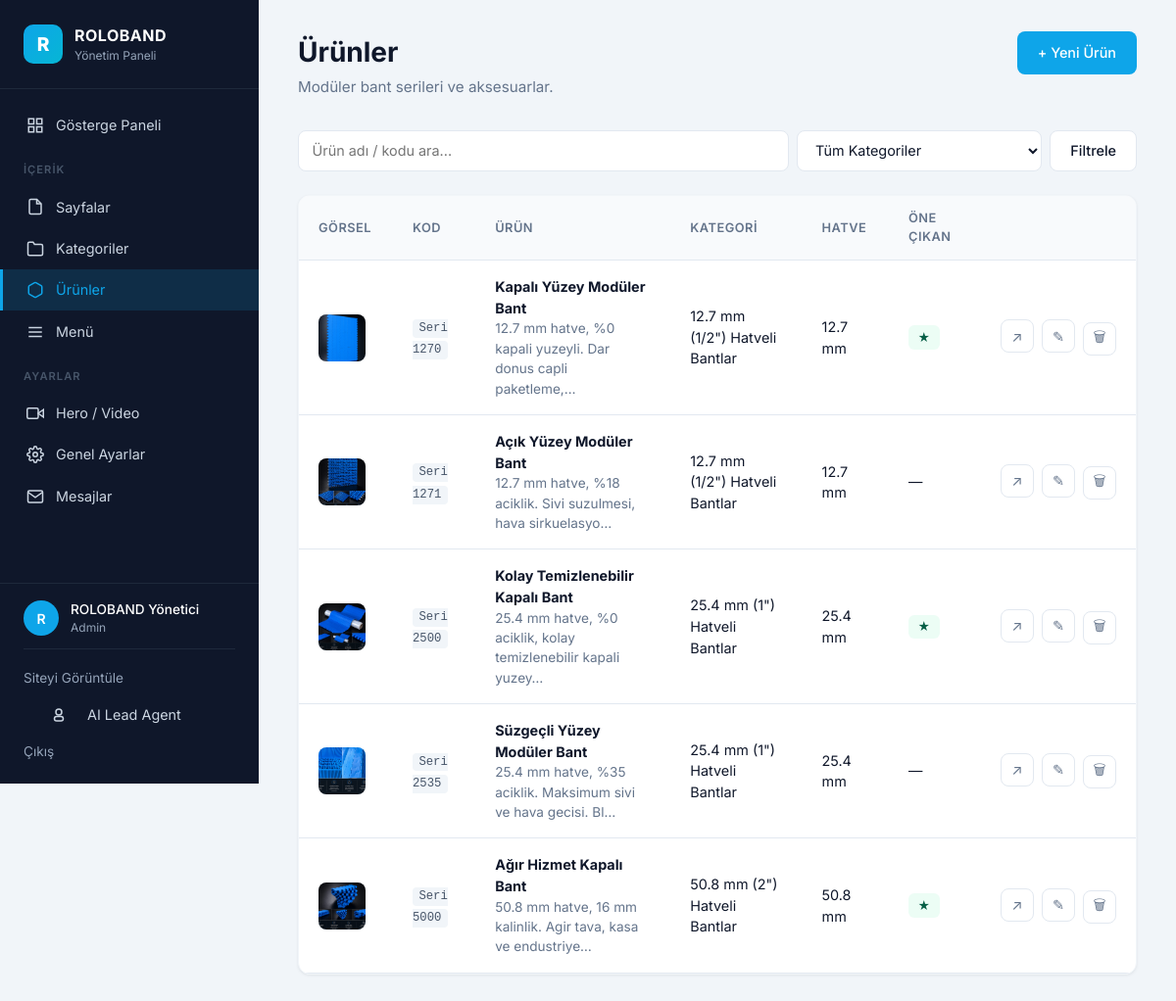
The page /admin/products (signed in) on the database its author committed.
### app/models.py (models this page shows, shortened)
class AdminUser(db.Model, UserMixin):
    __tablename__ = "admin_users"
    id = db.Column(db.Integer, primary_key=True)
    email = db.Column(db.String(120), unique=True, nullable=False, index=True)
    full_name = db.Column(db.String(120), nullable=False, default="Yönetici")
    password_hash = db.Column(db.String(255), nullable=False)
    role = db.Column(db.String(20), default="admin")  # admin | editor
    is_active = db.Column(db.Boolean, default=True)
    last_login = db.Column(db.DateTime)
    created_at = db.Column(db.DateTime, default=datetime.utcnow)

class Product(db.Model):
    __tablename__ = "products"
    id = db.Column(db.Integer, primary_key=True)
    category_id = db.Column(
        db.Integer, db.ForeignKey("product_categories.id"), nullable=False, index=True
    )
    name = db.Column(db.String(200), nullable=False)
    code = db.Column(db.String(80), index=True)  # ör. "Seri 1270"
    slug = db.Column(db.String(220), unique=True, nullable=False, index=True)
    short_description = db.Column(db.String(400))
    description = db.Column(db.Text)  # CKEditor
    usage_areas = db.Column(db.Text)  # CKEditor
    description_en = db.Column(db.Text)
    usage_areas_en = db.Column(db.Text)
    pitch_mm = db.Column(db.Float)            # 12.7
    thickness_mm = db.Column(db.Float)        # 10
    pin_diameter_mm = db.Column(db.Float)     # 5
    open_area_pct = db.Column(db.Float)       # 0 / 18 / 35
    surface_type = db.Column(db.String(80))   # Kapalı / Açık / Süzgeçli
    materials = db.Column(db.String(200))     # POM, PP, PE
    temp_min = db.Column(db.Float)            # -70
    temp_max = db.Column(db.Float)            # 105
    certifications = db.Column(db.String(200), default="FDA, EU")
    cover_image = db.Column(db.String(300))
    gallery = db.Column(db.Text)  # virgülle ayrılmış path'ler
    datasheet_pdf = db.Column(db.String(300))
    meta_title = db.Column(db.String(200))
    meta_description = db.Column(db.String(300))
    is_featured = db.Column(db.Boolean, default=False, index=True)
    is_active = db.Column(db.Boolean, default=True, index=True)
    order_index = db.Column(db.Integer, default=0)
    created_at = db.Column(db.DateTime, default=datetime.utcnow)
    updated_at = db.Column(db.DateTime, default=datetime.utcnow, onupdate=datetime.utcnow)

class ProductCategory(db.Model):
    __tablename__ = "product_categories"
    id = db.Column(db.Integer, primary_key=True)
    name = db.Column(db.String(150), nullable=False)
    slug = db.Column(db.String(160), unique=True, nullable=False, index=True)
    short_description = db.Column(db.String(300))
    description = db.Column(db.Text)
    icon = db.Column(db.String(100))  # ikon class veya görsel path
    cover_image = db.Column(db.String(300))
    pitch_mm = db.Column(db.Float)  # 12.7 / 25.4 / 50.8 / null
    order_index = db.Column(db.Integer, default=0)
    is_active = db.Column(db.Boolean, default=True, index=True)
    created_at = db.Column(db.DateTime, default=datetime.utcnow)
    products = db.relationship(
        "Product",
        backref="category",
        lazy="dynamic",
        cascade="all, delete-orphan",
    )

### app/blueprints/admin/routes.py (the view)
@admin_bp.route("/products")
@login_required
def products_list():
    products = (
        Product.query.order_by(Product.category_id.asc(), Product.order_index.asc()).all()
    )
    return render_template("admin/products_list.html", products=products)

### app/blueprints/admin/routes.py (called while the page is built)
@admin_bp.app_context_processor
def inject_admin_context():
    if current_user.is_authenticated and getattr(current_user, "role", None) == "admin":
        try:
            unread = ContactMessage.query.filter_by(is_read=False).count()
        except Exception:
            unread = 0
        return {"unread_count": unread}
    return {"unread_count": 0}

### app/models.py (called while the page is built)
    @classmethod
    def as_dict(cls) -> dict:
        return {r.key: r.value for r in cls.query.all()}

    @classmethod
    def get_main_menu(cls) -> List["MenuItem"]:
        return (
            cls.query.filter_by(parent_id=None, is_active=True)
            .order_by(cls.order_index.asc())
            .all()
        )

### app/templates/admin/products_list.html (shortened to what this page needs)
{% extends "admin/base.html" %}
{% block content %}
<div class="admin-header">
  <div>
    <h1 class="admin-page-title">Ürünler</h1>
    <p class="admin-page-subtitle">Modüler bant serileri ve aksesuarlar.</p>
  </div>
  <div class="admin-header-actions">
    <a href="{{ url_for('admin.product_create') }}" class="btn btn-primary">+ Yeni Ürün</a>
  </div>
</div>
<div class="admin-filters">
  <form method="GET" class="filter-form">
    <input type="text" name="q" value="{{ request.args.get('q', '') }}" placeholder="Ürün adı / kodu ara..." class="form-input">
    <select name="category" class="form-input">
      <option value="">Tüm Kategoriler</option>
    </select>
    <button type="submit" class="btn btn-outline">Filtrele</button>
  </form>
</div>
<div class="admin-card admin-card-table">
  {% if products %}
    <table class="admin-table">
      <thead>
        <tr>
          <th>Görsel</th>
          <th>Kod</th>
          <th>Ürün</th>
          <th>Kategori</th>
          <th>Hatve</th>
          <th>Öne Çıkan</th>
          <th></th>
        </tr>
      </thead>
      <tbody>
        {% for prod in products %}
          <tr>
            <td>
              {% if prod.cover_image %}
                <img src="{{ prod.cover_image }}" alt="" class="table-thumb">
              {% else %}
                <div class="table-thumb-empty">—</div>
              {% endif %}
            </td>
            <td><code>{{ prod.code }}</code></td>
            <td>
              <strong>{{ prod.name }}</strong>
              {% if prod.short_description %}<div class="muted">{{ prod.short_description[:60] }}{% if prod.short_description|length > 60 %}…{% endif %}</div>{% endif %}
            </td>
            <td>{{ prod.category.name if prod.category else '—' }}</td>
            <td>{% if prod.pitch_mm %}{{ prod.pitch_mm }} mm{% else %}—{% endif %}</td>
            <td>{% if prod.is_featured %}<span class="tag tag-success">★</span>{% else %}—{% endif %}</td>
            <td class="actions-cell">
              <a href="{{ url_for('public.product_detail', slug=prod.slug) }}" target="_blank" class="btn-icon" title="Görüntüle">↗</a>
              <a href="{{ url_for('admin.product_edit', prod_id=prod.id) }}" class="btn-icon" title="Düzenle">✎</a>
              <form method="POST" action="{{ url_for('admin.product_delete', prod_id=prod.id) }}" style="display:inline" onsubmit="return confirm('Bu ürünü silmek istediğine emin misin?');">
                <button type="submit" class="btn-icon btn-icon-danger" title="Sil">🗑</button>
              </form>
            </td>
          </tr>
        {% endfor %}
      </tbody>
    </table>
  {% else %}
    <div class="admin-empty">
      <p>Henüz ürün eklenmemiş.</p>
      <a href="{{ url_for('admin.product_create') }}" class="btn btn-primary">İlk ürünü ekle</a>
    </div>
  {% endif %}
</div>
{% endblock %}

### app/templates/admin/base.html (shortened to what this page needs)
<!DOCTYPE html>
<html lang="tr">
<head>
  <link rel="stylesheet" href="{{ url_for('static', filename='css/admin.css') }}">
</head>
<body class="admin-body">
<aside class="admin-sidebar">
  <div class="admin-brand">
    <div class="admin-logo">R</div>
    <div>
      <div class="admin-brand-name">ROLOBAND</div>
      <div class="admin-brand-sub">Yönetim Paneli</div>
    </div>
  </div>
  <nav class="admin-nav">
    <a href="{{ url_for('admin.dashboard') }}" class="admin-nav-item {% if request.endpoint == 'admin.dashboard' %}active{% endif %}">
      <svg viewBox="0 0 24 24" fill="none" stroke="currentColor" stroke-width="2"><rect x="3" y="3" width="7" height="7"/><rect x="14" y="3" width="7" height="7"/><rect x="14" y="14" width="7" height="7"/><rect x="3" y="14" width="7" height="7"/></svg>
      <span>Gösterge Paneli</span>
    </a>
    <div class="admin-nav-section">İçerik</div>
    <a href="{{ url_for('admin.pages_list') }}" class="admin-nav-item {% if 'page' in request.endpoint %}active{% endif %}">
      <svg viewBox="0 0 24 24" fill="none" stroke="currentColor" stroke-width="2"><path d="M14 2H6a2 2 0 0 0-2 2v16a2 2 0 0 0 2 2h12a2 2 0 0 0 2-2V8z"/><polyline points="14 2 14 8 20 8"/></svg>
      <span>Sayfalar</span>
    </a>
    <a href="{{ url_for('admin.categories_list') }}" class="admin-nav-item {% if 'categor' in request.endpoint %}active{% endif %}">
      <svg viewBox="0 0 24 24" fill="none" stroke="currentColor" stroke-width="2"><path d="M22 19a2 2 0 0 1-2 2H4a2 2 0 0 1-2-2V5a2 2 0 0 1 2-2h5l2 3h9a2 2 0 0 1 2 2z"/></svg>
      <span>Kategoriler</span>
    </a>
    <a href="{{ url_for('admin.products_list') }}" class="admin-nav-item {% if 'product' in request.endpoint %}active{% endif %}">
      <svg viewBox="0 0 24 24" fill="none" stroke="currentColor" stroke-width="2"><path d="M21 16V8a2 2 0 0 0-1-1.73l-7-4a2 2 0 0 0-2 0l-7 4A2 2 0 0 0 3 8v8a2 2 0 0 0 1 1.73l7 4a2 2 0 0 0 2 0l7-4A2 2 0 0 0 21 16z"/></svg>
      <span>Ürünler</span>
    </a>
    <a href="{{ url_for('admin.menu_list') }}" class="admin-nav-item {% if 'menu' in request.endpoint %}active{% endif %}">
      <svg viewBox="0 0 24 24" fill="none" stroke="currentColor" stroke-width="2"><line x1="3" y1="12" x2="21" y2="12"/><line x1="3" y1="6" x2="21" y2="6"/><line x1="3" y1="18" x2="21" y2="18"/></svg>
      <span>Menü</span>
    </a>
    <div class="admin-nav-section">Ayarlar</div>
    <a href="{{ url_for('admin.settings_hero') }}" class="admin-nav-item {% if request.endpoint == 'admin.settings_hero' %}active{% endif %}">
      <svg viewBox="0 0 24 24" fill="none" stroke="currentColor" stroke-width="2"><polygon points="23 7 16 12 23 17 23 7"/><rect x="1" y="5" width="15" height="14" rx="2" ry="2"/></svg>
      <span>Hero / Video</span>
    </a>
    <a href="{{ url_for('admin.settings_general') }}" class="admin-nav-item {% if request.endpoint == 'admin.settings_general' %}active{% endif %}">
      <span>Genel Ayarlar</span>
    </a>
    <a href="{{ url_for('admin.messages_list') }}" class="admin-nav-item {% if 'message' in request.endpoint %}active{% endif %}">
      <svg viewBox="0 0 24 24" fill="none" stroke="currentColor" stroke-width="2"><path d="M4 4h16c1.1 0 2 .9 2 2v12c0 1.1-.9 2-2 2H4c-1.1 0-2-.9-2-2V6c0-1.1.9-2 2-2z"/><polyline points="22,6 12,13 2,6"/></svg>
      <span>Mesajlar
      </span>
    </a>
  </nav>
  <div class="admin-sidebar-footer">
    <div class="admin-user">
      <div class="admin-user-avatar">{{ (current_user.full_name or current_user.email)[0]|upper }}</div>
      <div>
        <div class="admin-user-name">{{ current_user.full_name or current_user.email }}</div>
        <div class="admin-user-role">{{ current_user.role|title }}</div>
      </div>
    </div>
    <a href="{{ url_for('public.index') }}" target="_blank" class="admin-sidebar-link">Siteyi Görüntüle</a>
    <a href="{{ url_for('admin.agent_page') }}" class="admin-nav-item {% if 'agent' in request.endpoint %}active{% endif %}" target="_blank">
      <svg width="16" height="16" viewBox="0 0 24 24" fill="none" style="vertical-align:middle;margin-right:8px"><circle cx="12" cy="8" r="4" stroke="currentColor" stroke-width="2"/><rect x="6" y="14" width="12" height="6" rx="3" stroke="currentColor" stroke-width="2"/></svg>
      AI Lead Agent
    </a>
    <a href="{{ url_for('admin.logout') }}" class="admin-sidebar-link">Çıkış</a>
  </div>
</aside>
<main class="admin-main">
  {% block content %}{% endblock %}
</main>
</body>
</html>

### rows shown on the page
AdminUser: full_name "R", full_name "ROLOBAND Yönetici", role "Admin"
Product: cover_image (picture), code "Seri 1270", name "Kapalı Yüzey Modüler Bant", short_description "12.7 mm hatve, %0 kapali yuzeyli. Dar donus capli paketleme,", category "12.7 mm (1/2\") Hatveli Bantlar", pitch_mm "12.7"
Product: cover_image (picture), code "Seri 1271", name "Açık Yüzey Modüler Bant", short_description "12.7 mm hatve, %18 aciklik. Sivi suzulmesi, hava sirkuelasyo", category "12.7 mm (1/2\") Hatveli Bantlar", pitch_mm "12.7"
Product: cover_image (picture), code "Seri 2500", name "Kolay Temizlenebilir Kapalı Bant", short_description "25.4 mm hatve, %0 aciklik, kolay temizlenebilir kapali yuzey", category "25.4 mm (1\") Hatveli Bantlar", pitch_mm "25.4"
Product: cover_image (picture), code "Seri 2535", name "Süzgeçli Yüzey Modüler Bant", short_description "25.4 mm hatve, %35 aciklik. Maksimum sivi ve hava gecisi. Bl", category "25.4 mm (1\") Hatveli Bantlar", pitch_mm "25.4"
Product: cover_image (picture), code "Seri 5000", name "Ağır Hizmet Kapalı Bant", short_description "50.8 mm hatve, 16 mm kalinlik. Agir tava, kasa ve endustriye", category "50.8 mm (2\") Hatveli Bantlar", pitch_mm "50.8"
